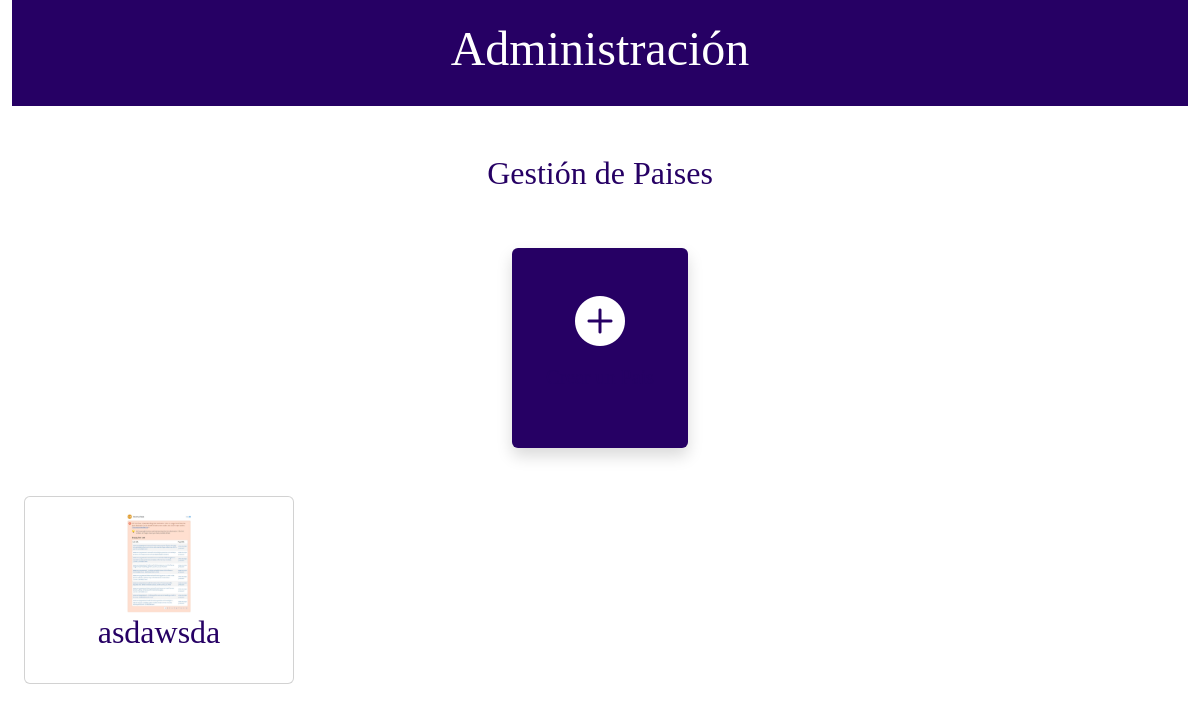
The page /inicio/admin/pais (signed in) on the database its author committed.
### mundialitopx/models.py (models this page shows, shortened)
class Pais(models.Model):
    nombre = models.CharField(max_length=100)
    bandera = models.ImageField(upload_to='banderas/', null=True, blank=True)
    class Meta:
        verbose_name_plural = 'Paises'

### mundialitopx/views.py (the view)
# urls.py: path('inicio/admin/pais', staff_member_required(ListPaises.as_view()), name='pais'),
class ListPaises(ListView):
    model = Pais
    template_name = "mundialitopx/admin/pais.html"
    context_object_name = "paises"

### mundialitopx/templates/mundialitopx/admin/pais.html
{% extends 'mundialitopx/base.html' %}
{% block content %}
	<div class="row pt-5">
		<h2>Gestión de Paises</h2>
	</div>
	<div class="row pt-5 justify-content-center grid gap-5">
		<div class=" card-menu col-2">
			<a href="{% url 'crear_pais' %}">
				<div class="cardp mcard card shadow w-100 h-100">
					<div class="row pt-5">
						<div class="col">
							<i class=" plus bi bi-plus-circle-fill"></i>
						</div>
					</div>
					<div class="row text-center">
						<div class="col pt-3">
							<p>Crear un Pais</p>
						</div>
					</div>
				</div>
			</a>
		</div>
        <div class="row">
            {% for pais in paises %}
        <div class="col-3">
            <a href="{% url 'detalle_pais' pais.id %}">
            <div class="card cardp text-center">
                <div class="card-body">
                    <div class="card-title">
                        <div class="row">
                            <div class="col-12"><img height="100px"  src="{{ pais.bandera.url}}" alt=""></div>
                            <div class="col-12"><h2>{{ pais.nombre }}</h2></div>
                        </div>
                    </div>
                </div>
            </div>
            </a>
        </div>
{% endfor %}
        </div>
	</div>
{% endblock %}

### mundialitopx/static/css/style.css (style rules this page uses)
h1 a, h2 a, h2 { color: #260064; font-family: 'Lobster'; }
a { text-decoration: none; }
.card-menu { height: 200px; }
.mcard { border: #260064; background-color: #260064; transition: color 1s ease-in-out; }
p { font-size: 20px; color: #260064; font-family: 'Lobster'; }
.plus { font-size: 50px; color: #ffffff; }
.cardp { transition: all 1s; }

### rows shown on the page
Pais: bandera (picture), nombre "asdawsda"
